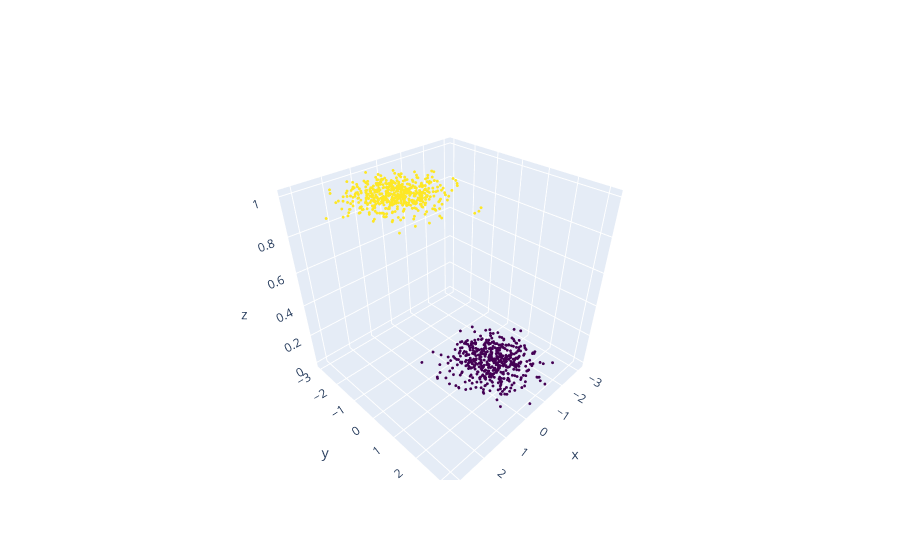

The code cell stored with this chart in its notebook:
### Code cell
#fig = px.scatter_3d(X[:,0],X[:,1],T, opacity=0.7)
#fig.update_layout(margin=dict(l=0, r=0, b=0, t=0))

import plotly.graph_objects as go

fig = go.Figure(data=[go.Scatter3d(x=X[:,0], y=X[:,1], z=T,
                                   mode='markers',marker=dict(
        size=1,
        color=T,                # set color to an array/list of desired values
        colorscale='viridis',   # choose a colorscale
        opacity=1
    ))])
fig.show()

### Figure 1 — Plotly figure (JSON) as saved in the notebook; plotly's stock layout.template omitted (floating-point values rounded to 4 significant figures; data arrays with more than 128 entries replaced by an {"elided": "..."} marker saying what was removed)
{"data": [{"marker": {"color": {"elided": "1000 int values"}, "colorscale": [[0, "#440154"], [0.1111, "#482878"], [0.2222, "#3e4989"], [0.3333, "#31688e"], [0.4444, "#26828e"], [0.5556, "#1f9e89"], [0.6667, "#35b779"], [0.7778, "#6ece58"], [0.8889, "#b5de2b"], [1, "#fde725"]], "opacity": 1, "size": 1}, "mode": "markers", "type": "scatter3d", "x": {"elided": "1000 float values"}, "y": {"elided": "1000 float values"}, "z": {"elided": "1000 int values"}}], "layout": {}}
